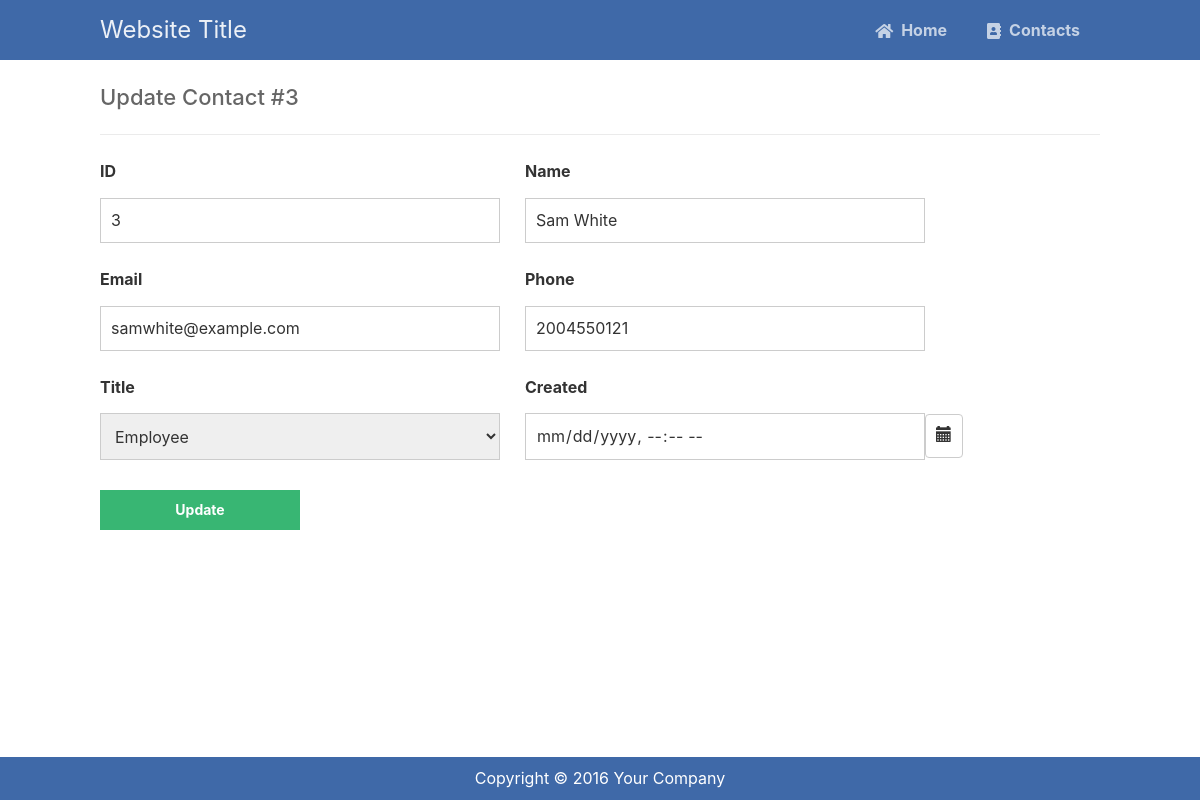
The page /update.php?id=3 on the database its author committed.
### tables this page shows
CREATE TABLE `contacts` (
  `id` int(11) NOT NULL,
  `name` varchar(255) NOT NULL,
  `email` varchar(255) NOT NULL,
  `phone` varchar(255) NOT NULL,
  `title` varchar(255) NOT NULL,
  `created` date NOT NULL
);

### database.class.php (called while the page is built, shortened)
<?php
class database{
    private $servername = "127.0.0.1";
    private $username ="root";
    private $password = "";
    private $databasename = "test";
    public function displayRecord( $table, $id ){
        try{
            $conn = new PDO("mysql:host=".$this->servername.";dbname=".$this->databasename, $this->username, $this->password);
            $conn->setAttribute(PDO::ATTR_ERRMODE, PDO::ERRMODE_EXCEPTION);
            $stmt = $conn->prepare('SELECT * FROM '.$table.' WHERE id = ?');
            $stmt->execute( [ $id ] );
            $contact = $stmt->fetch(PDO::FETCH_ASSOC);
            return $contact;
        }catch(PDOException $e){
            die("Failed to connect with MySQL: " . $e->getMessage());
        }
    }
}
?>

### update.php (the view, shortened to what this page needs)
<?php
    include 'database.class.php';
    $conn = new database();
    if (isset($_GET['id'])) {
        $contact = $conn->displayRecord('contacts', $_GET['id'] );
    }else{
        $msg = "Update Failed!";
    }
?>
<?php
    include 'template.class.php';
?>
<div class="content update">
	<h2>Update Contact #<?=$_GET['id']?></h2>
    <form action="update.php?id=<?=$_GET['id']?>" method="post">
        <label for="id">ID</label>
        <label for="name">Name</label>
        <input type="text" name="id" placeholder="1" value="<?=$_GET['id']?>" id="id">
        <input type="text" name="name" placeholder="" value="<?=$contact['name']?>" id="name">
        <label for="email">Email</label>
        <label for="phone">Phone</label>
        <input type="text" name="email" placeholder="" value="<?=$contact['email']?>" id="email">
        <input type="text" name="phone" placeholder="" value="<?=$contact['phone']?>" id="phone">
        <label for="title">Title</label>
        <label for="created">Created</label>
        <select name="title" id="title">
            <option value="<?=$contact['title']?>"><?=$contact['title']?></option>
        </select>
        <div class="input-group">
            <input type="datetime-local" name="created" type="text" value="<?=$contact['created']?>" readonly="readonly" id="created"/>
            <span class="btn btn-default" style="padding: 11px 10px; margin-left:-25px; margin-top:-5px"><span class="glyphicon glyphicon-calendar"></span></span>
        </div>
        <input type="submit" value="Update">
    </form>
</div>

### style.css (style rules this page uses)
* { box-sizing: border-box; font-family: -apple-system, BlinkMacSystemFont, "segoe ui", roboto, oxygen, ubuntu, cantarell, "fira sans", "droid sans", "helvetica neue", Arial, sans-serif; font-size: 16px; -webkit-font-smoothing: antialiased; -moz-osx-font-smoothing: grayscale; }
body { position:block; background-color: #FFFFFF; margin: 0; }
.content { padding: 60px 0px; width: 1000px; margin: 0 auto; }
.content h2 { margin: 0; padding: 25px 0; font-size: 22px; border-bottom: 1px solid #ebebeb; color: #666666; }
.update form { padding: 15px 0; display: flex; flex-flow: wrap; }
.update form label { display: inline-flex; width: 400px; padding: 10px 0; margin-right: 25px; }
.update form input { padding: 10px; width: 400px; margin-right: 25px; margin-bottom: 15px; border: 1px solid #cccccc; }
.update form select { padding: 10px; width: 400px; margin-right: 25px; margin-bottom: 15px; border: 1px solid #cccccc; }
.update form input[type="submit"] { display: block; background-color: #38b673; border: 0; font-weight: bold; font-size: 14px; color: #FFFFFF; cursor: pointer; width: 200px; margin-top: 15px; }

### rows shown on the page
contacts: name "Sam White", email "samwhite@example.com", phone "2004550121", title "Employee"

### other values the page prints
$_GET['id'] "3"
$text_footer "Copyright © 2016 Your Company"
